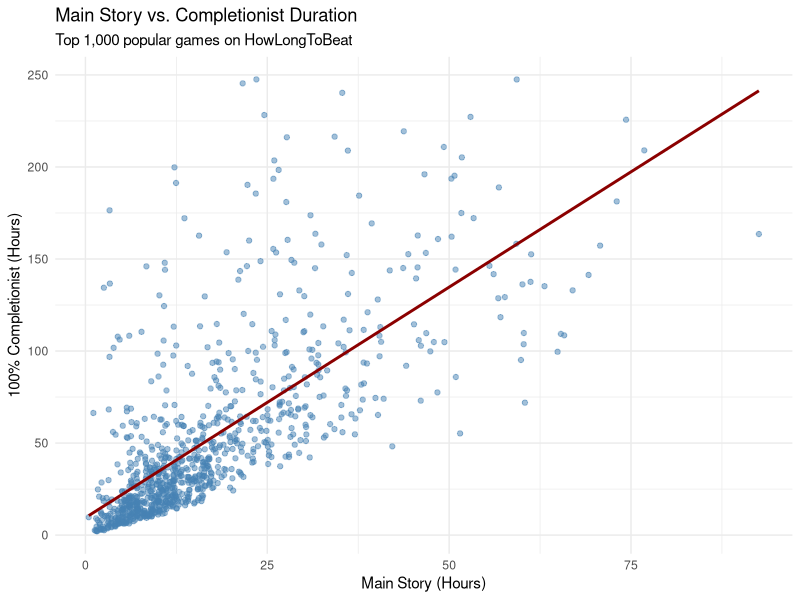

The R script that drew this image:
## ---- chunk 1
#| message: false
#| echo: false

library(tidyverse)

# Load the downloaded HowLongToBeat data
games <- read_csv("howlongtobeat.csv", show_col_types = FALSE)

# Plot main story hours versus completionist hours
games |>
  filter(!is.na(main_story_hours), !is.na(completionist_hours), completionist_hours < 250, main_story_hours < 100) |>
  ggplot(aes(x = main_story_hours, y = completionist_hours)) +
  geom_point(alpha = 0.5, color = "steelblue") +
  geom_smooth(method = "lm", se = FALSE, color = "darkred") +
  labs(
    title = "Main Story vs. Completionist Duration",
    subtitle = "Top 1,000 popular games on HowLongToBeat",
    x = "Main Story (Hours)",
    y = "100% Completionist (Hours)"
  ) +
  theme_minimal()
